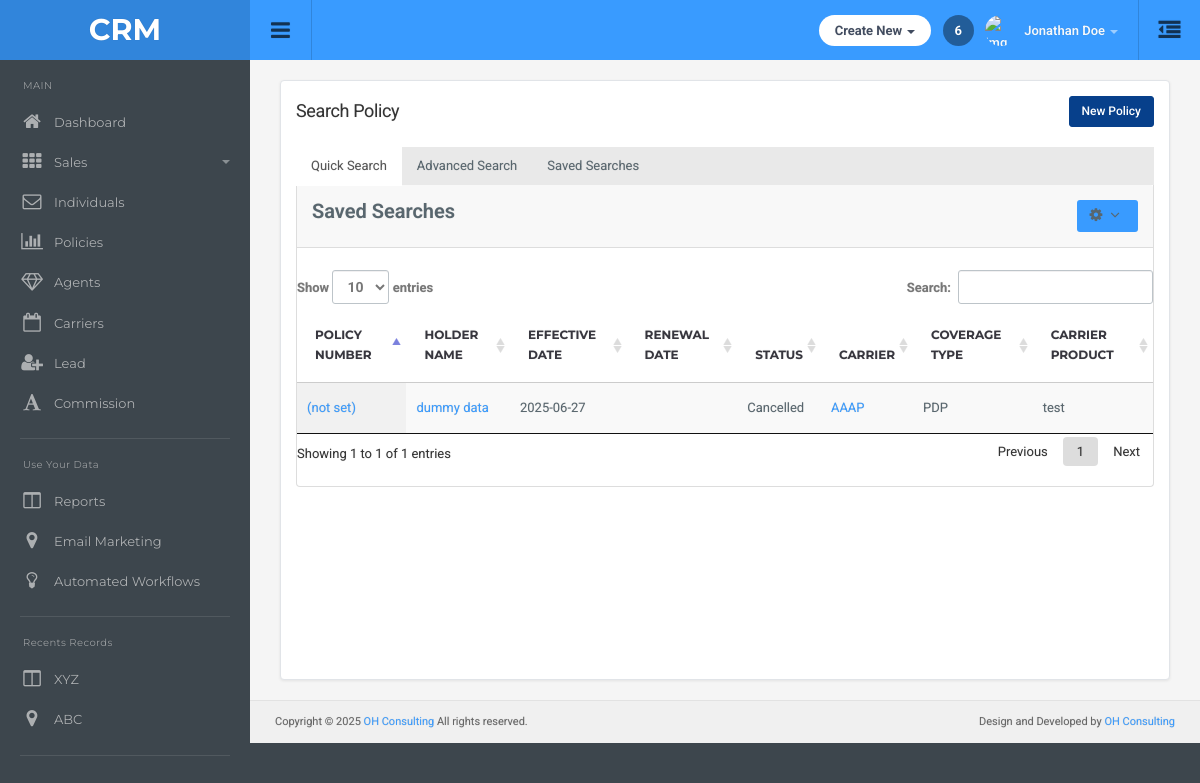
The page /policy/search-policy/ on the database its author committed.
### main/models.py (models this page shows, shortened)
class Policy(models.Model):
    individual = models.ForeignKey(Individuals, on_delete=models.CASCADE, related_name='policy_individual')
    carrier = models.ForeignKey(Carrier, on_delete=models.CASCADE, related_name='policy_carrier')
    policy_number = models.CharField(max_length=100,null=True , blank=True)
    status = models.CharField(max_length=100)
    coverage_type = models.CharField(max_length=100)
    effective_date = models.DateField(null=True,blank=True)
    agent =  models.ForeignKey(Agent,on_delete=models.SET_NULL,null=True,blank=True,related_name="policy_agent")

class Individuals(models.Model):
    first_name = models.CharField(max_length=100)
    middle_name = models.CharField(max_length=100,null=True,blank=True)
    last_name = models.CharField(max_length=100)
    individual_type = models.CharField(max_length=100,null=True,blank=True)
    servicing_agent = models.ForeignKey(Agent,on_delete=models.CASCADE,null=True,blank=True)
    email = models.EmailField(null=True,blank=True)
    business_phone = models.CharField(max_length=10, blank=True, null=True)
    business_ext = models.CharField(max_length=10, blank=True, null=True)
    home_phone = models.CharField(max_length=10, blank=True, null=True)
    home_ext = models.CharField(max_length=10, blank=True, null=True)
    cell_phone = models.CharField(max_length=10, blank=True, null=True)
    cell_ext = models.CharField(max_length=10, blank=True, null=True)
    carrier = models.ForeignKey(Carrier,on_delete=models.SET_NULL,null=True,blank=True)

class Carrier(models.Model):
    name = models.CharField(max_length=100)
    class Meta:
        app_label = "main"

class CarrierProduct(models.Model):
    carrier = models.ForeignKey(Carrier, on_delete=models.CASCADE, related_name='products')
    coverage_type = models.CharField(max_length=50)
    product_name = models.CharField(max_length=255)
    effective_date = models.DateField(null=True, blank=True)
    term_date = models.DateField(null=True, blank=True)
    description = models.TextField(blank=True, null=True)
    benefit_summary = models.FileField(upload_to='product_files/', null=True, blank=True)
    plan_grid = models.FileField(upload_to='product_files/', null=True, blank=True)
    brochure = models.FileField(upload_to='product_files/', null=True, blank=True)
    states = MultiSelectField(choices=STATE_CHOICES, null=True,blank=True)
    modified_at = models.DateTimeField(auto_now=True)

### main/views.py (the view)
# urls.py: path('policy/search-policy/', views.search_policy, name='search_policy'),
def search_policy(request):
    carriers = Carrier.objects.all()
    policy = Policy.objects.all()
    return render(request, 'policy/searchpolicy.html',{
        'carriers': carriers,
        'policy':policy
    })

### templates/policy/searchpolicy.html (shortened to what this page needs)
{% extends "dashboard/base.html" %}
{% load static %}
{% block main-content %}
<div class="container-default">
    <div class="search-agents-container">
        <div class="page-header-row">
            <h1 class="page-title">Search Policy</h1>
            <div class="btn-group">
                <button type="button" class="btn btn-primary" data-toggle="modal" data-target="#newPolicyModal">
                    New Policy
                </button>
            </div>
        </div>
        <ul class="nav nav-tabs">
            <li class="active"><a href="{% url 'search_policy' %}">Quick Search</a></li>
            <li><a href="{% url 'advanced_policy' %}">Advanced Search</a></li>
            <li ><a href="{% url 'saved_policy' %}">Saved Searches</a></li>
        </ul>
        <div class="agents-panel">
            <div class="panel-heading clearfix">
                <strong class="pull-left">Saved Searches</strong>
                <div class="dropdown pull-right">
                    <button class="btn btn-sm btn-default dropdown-toggle" type="button" id="agentsDropdown" data-toggle="dropdown" aria-haspopup="true" aria-expanded="false">
                        <i class="fa fa-cog"></i> <i class="fa fa-angle-down"></i>
                    </button>
                </div>
            </div>
            <br>
            <div class="panel-body table-responsive">
                <table id="example4" class="table display">
                    <thead>
                        <tr>
                            <th>Policy Number</th>
                            <th>Holder Name</th>
                            <th>Effective Date</th>
                            <th>Renewal Date</th>
                            <th>Status</th>
                            <th>Carrier</th>
                            <th>Coverage Type</th>
                            <th>Carrier Product</th>
                        </tr>
                    </thead>
                    <tbody>
                    {% for plcy in policy %}
                        <tr>
                            <td><a href="{% url 'policy_tab' plcy.id %}?tab=detail">
    {{ plcy.policy_number|default:"(not set)" }}
</a></td>
                            <td><a href="{% url 'individual_tab' plcy.individual.id %}">{{plcy.individual.first_name}} {{plcy.individual.middle_name}} {{plcy.individual.last_name}}</a></td>
                            <td>{{plcy.effective_date|date:'Y-m-d' }}</td>
                            <td>{{ plcy.policy_details.first.renewal_date|date:'Y-m-d' }}</td>
                            <td>{{plcy.status}}</td>
                            <td><a href="{% url 'carrier_detail' plcy.carrier.id %}">{{plcy.carrier.name}}</a></td>
                            <td>{{plcy.coverage_type}}</td>
                            <td>{{ plcy.carrier.products.first.product_name }}</td>
                        </tr>
                    {% endfor %}
                    </tbody>
                </table>
            </div>
        </div>
    </div>
{% include "policy/add_policy_modal.html" %}
{% endblock %}

### static/css/style.css (style rules this page uses)
body { background: #3d464d; color: #58666e; margin: 0; line-height: 1.7em; font-size: 13px; font-family: 'Roboto',sans-serif; outline: 0; text-Shadow: 0 0 1px rgba(0,0,0,0.2) }
a { color: #399bff; text-decoration: none }
b,strong { font-weight: 600 }
.container-default { padding: 0 }
h1,h2,h3,h4,h5,h6,.h1,.h2,.h3,.h4,.h5,.h6 { font-family: inherit; font-weight: 400; line-height: 1.6; color: #37363e }
h1,.h1,h2,.h2,h3,.h3 { margin-top: 20px; margin-bottom: 10px; letter-spacing: -0.02em }
h1,.h1 { font-size: 2.25em }
.btn { font-size: 14px; padding: 7px 20px 7px 20px; border: none; background: #e4e4e4; color: inherit; border-radius: 3px }
.btn-sm { font-size: 12px; padding: 5px 14px }
.btn .fa { font-size: 15px; margin-right: 5px }
.btn-default { background-color: #399bff; color: #fff }
.btn-primary { background-color: #33577b; color: #fff }
.nav-tabs { border-bottom: none; background: #E9E9E9; padding: 0 }
.nav-tabs>li { float: left; margin-bottom: -1px; margin-right: -2px }
.nav-tabs>li>a { margin-right: 2px; line-height: 1.42857143; color: inherit; border: none; border-radius: 0 }
.nav-tabs>li.active>a,.nav-tabs>li.active>a:hover,.nav-tabs>li.active>a:focus { color: #555; cursor: default; background-color: #fff; border: none; border-bottom-color: transparent }
.panel-body,.panel-heading { padding: 0; color: inherit; background-color: transparent; border-color: none }
.panel-heading { background: transparent; border-bottom: transparent }
.panel-heading { font-size: 20px; padding-bottom: 15px; font-weight: 300 }
.table { margin: 0 }
thead { font-weight: 600; font-family: 'Montserrat',sans-serif; text-transform: uppercase; font-size: 12px; color: #37363e }
table td { display: table-cell; vertical-align: middle }
.table>thead>tr>th,.table>tbody>tr>th,.table>tfoot>tr>th,.table>thead>tr>td,.table>tbody>tr>td,.table>tfoot>tr>td { padding: 15px; line-height: 1.7 }

### templates/policy/searchpolicy.html (style rules this page uses)
.search-agents-container { background-color: #fff; padding: 15px; border-radius: 4px; box-shadow: 0 1px 3px rgba(0,0,0,0.08); border: 1px solid #e1e4e8; margin-bottom: 20px; min-height: calc(100vh - 200px); }
.page-header-row { display: flex; justify-content: space-between; align-items: center; margin-bottom: 20px; flex-wrap: wrap; }
.page-title { margin: 0; font-size: 1.8rem; color: #333; }
.agents-panel { border: 1px solid #ddd; border-radius: 0 0 4px 4px; background: #fff; border-top: none; }
.panel-heading { padding: 15px; background-color: #f8f8f8; border-bottom: 1px solid #ddd; }
.table-responsive { width: 100%; overflow-x: auto; margin-bottom: 20px; }
.btn { padding: 6px 12px; border-radius: 3px; cursor: pointer; font-size: 12px; font-weight: 500; border: 1px solid transparent; }
.btn-primary { background-color: #07408b; border-color: #07408b; }

### rows shown on the page
Policy: policy_number "(not set)", individual.first_name "dummy", individual.last_name "data", effective_date "2025-06-27", status "Cancelled", carrier.name "AAAP", coverage_type "PDP", carrier.products.first.product_name "test"
